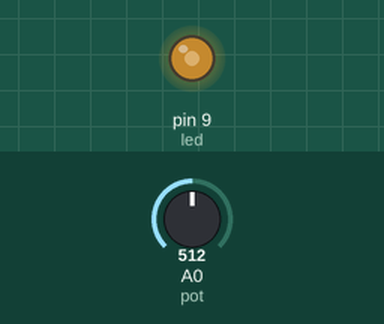
Simulated run of this sketch. Board: Arduino Uno, built with avr-gcc and run on an emulated ATmega328P. On the bench: output pins drawn as LEDs (lit = HIGH). The test bench sets the inputs (shaded band); at power-on: A0 (pot) = 512.

Above: at 1.2 s.
1.3 s: A0 (pot) set to 716
At 2.1 s:
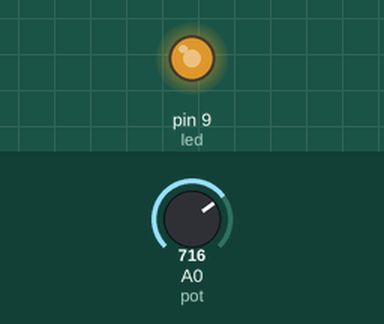
2.8 s: A0 (pot) set to 900
At 3.3 s:
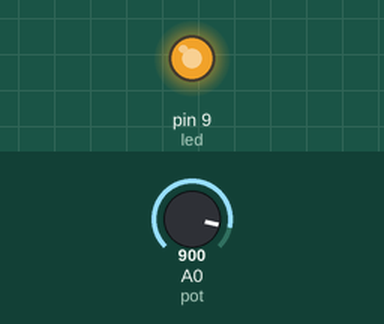
4.3 s: A0 (pot) set to 122
At 5.5 s:
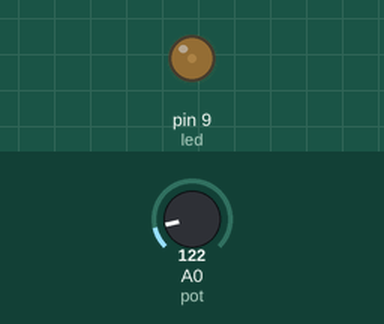
5.8 s: A0 (pot) set to 511
At 6.7 s:
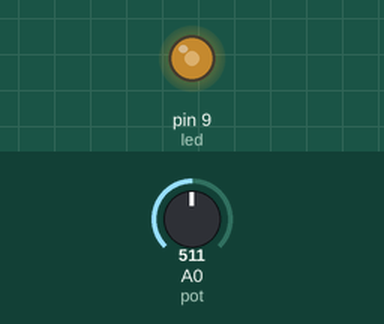
Timing chart, 0 to 8.3 s (numbered marks = the images above; inputs shaded):
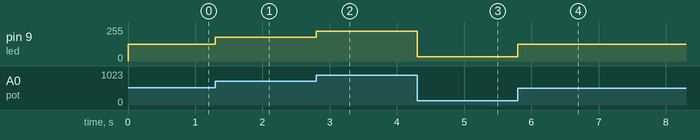

Measured:
- after the input at 1.3 s, pin 9 (led): 127/255 → 178/255 at once
- after the input at 2.8 s, pin 9 (led): 178/255 → 224/255 at once
- after the input at 4.3 s, pin 9 (led): 224/255 → 31/255 at once
- after the input at 5.8 s, pin 9 (led): 31/255 → 127/255 at once

The sketch:

3Potentiometer.ino
```cpp
#define led 9
#define pot 0

void setup() {
  // put your setup code here, to run once:
  pinMode(led, 9);

}

void loop() {
  // put your main code here, to run repeatedly:
  int val = analogRead(pot);

  val = map(val, 1, 1024, 1 , 255);

  analogWrite(led, val);

}
```
